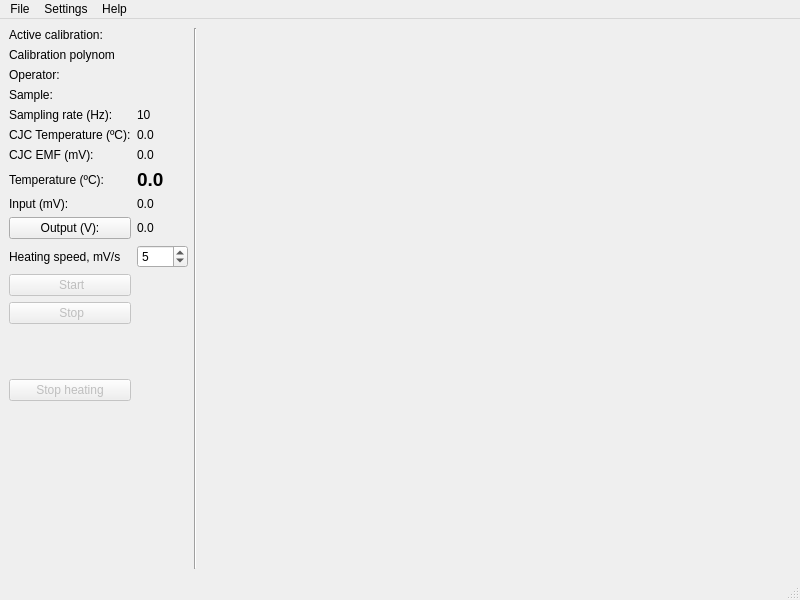
<?xml version="1.0" encoding="UTF-8"?>
<ui version="4.0">
 <class>MainWindow</class>
 <widget class="QMainWindow" name="MainWindow">
  <property name="geometry">
   <rect>
    <x>0</x>
    <y>0</y>
    <width>800</width>
    <height>600</height>
   </rect>
  </property>
  <property name="windowTitle">
   <string>vta-collection</string>
  </property>
  <property name="windowIcon">
   <iconset resource="resources.qrc">
    <normaloff>:/assets/icon.png</normaloff>:/assets/icon.png</iconset>
  </property>
  <widget class="QWidget" name="centralwidget">
   <layout class="QGridLayout" name="gridLayout" columnstretch="0,0,1">
    <item row="0" column="0">
     <layout class="QGridLayout" name="gridLayout_2">
      <item row="15" column="1">
       <spacer name="verticalSpacer">
        <property name="orientation">
         <enum>Qt::Orientation::Vertical</enum>
        </property>
        <property name="sizeHint" stdset="0">
         <size>
          <width>20</width>
          <height>40</height>
         </size>
        </property>
       </spacer>
      </item>
      <item row="2" column="0" colspan="2">
       <layout class="QHBoxLayout" name="calibration_layout">
        <item>
         <widget class="QLabel" name="label_active_calibration">
          <property name="text">
           <string>Active calibration:</string>
          </property>
         </widget>
        </item>
        <item>
         <widget class="QLabel" name="label_current_calibration"/>
        </item>
       </layout>
      </item>
      <item row="3" column="0" colspan="2">
       <widget class="QLabel" name="label_calibration">
        <property name="text">
         <string>Calibration polynom</string>
        </property>
       </widget>
      </item>
      <item row="4" column="0" colspan="2">
       <widget class="QLabel" name="label_operator">
        <property name="text">
         <string>Operator: </string>
        </property>
       </widget>
      </item>
      <item row="5" column="0" colspan="2">
       <widget class="QLabel" name="label_sample">
        <property name="text">
         <string>Sample:</string>
        </property>
       </widget>
      </item>
      <item row="6" column="0">
       <widget class="QLabel" name="label_2">
        <property name="text">
         <string>Sampling rate (Hz):</string>
        </property>
       </widget>
      </item>
      <item row="6" column="1">
       <widget class="QLabel" name="label_sampling_rate">
        <property name="text">
         <string>10</string>
        </property>
       </widget>
      </item>
      <item row="7" column="0">
       <widget class="QLabel" name="label_cjc_temp">
        <property name="text">
         <string>CJC Temperature (ºC):</string>
        </property>
       </widget>
      </item>
      <item row="7" column="1">
       <widget class="QLabel" name="label_cjc_temp_value">
        <property name="text">
         <string>0.0</string>
        </property>
       </widget>
      </item>
      <item row="8" column="0">
       <widget class="QLabel" name="label_cjc_emf">
        <property name="text">
         <string>CJC EMF (mV):</string>
        </property>
       </widget>
      </item>
      <item row="8" column="1">
       <widget class="QLabel" name="label_cjc_emf_value">
        <property name="text">
         <string>0.0</string>
        </property>
       </widget>
      </item>
      <item row="9" column="0">
       <widget class="QLabel" name="label_temp">
        <property name="text">
         <string>Temperature (ºC):</string>
        </property>
       </widget>
      </item>
      <item row="9" column="1">
       <widget class="QLabel" name="label_temp_value">
        <property name="font">
         <font>
          <pointsize>14</pointsize>
          <bold>true</bold>
         </font>
        </property>
        <property name="text">
         <string>0.0</string>
        </property>
       </widget>
      </item>
      <item row="10" column="0">
       <widget class="QLabel" name="label_3">
        <property name="text">
         <string>Input (mV):</string>
        </property>
       </widget>
      </item>
      <item row="10" column="1">
       <widget class="QLabel" name="label_input">
        <property name="text">
         <string>0.0</string>
        </property>
       </widget>
      </item>
      <item row="11" column="0">
       <widget class="QPushButton" name="btn_output_display">
        <property name="text">
         <string>Output (V):</string>
        </property>
       </widget>
      </item>
      <item row="11" column="1">
       <widget class="QLabel" name="label_output_value">
        <property name="text">
         <string>0.0</string>
        </property>
       </widget>
      </item>
      <item row="12" column="0">
       <widget class="QLabel" name="label">
        <property name="text">
         <string>Heating speed, mV/s</string>
        </property>
       </widget>
      </item>
      <item row="12" column="1">
       <widget class="QSpinBox" name="sb_speed">
        <property name="enabled">
         <bool>true</bool>
        </property>
        <property name="minimum">
         <number>-100</number>
        </property>
        <property name="maximum">
         <number>100</number>
        </property>
        <property name="value">
         <number>5</number>
        </property>
       </widget>
      </item>
      <item row="13" column="0">
       <widget class="QPushButton" name="btn_start">
        <property name="enabled">
         <bool>false</bool>
        </property>
        <property name="text">
         <string> Start</string>
        </property>
        <property name="icon">
         <iconset theme="QIcon::ThemeIcon::MediaPlaybackStart"/>
        </property>
       </widget>
      </item>
      <item row="14" column="0">
       <widget class="QPushButton" name="btn_stop">
        <property name="enabled">
         <bool>false</bool>
        </property>
        <property name="text">
         <string> Stop</string>
        </property>
        <property name="icon">
         <iconset theme="QIcon::ThemeIcon::MediaPlaybackStop"/>
        </property>
       </widget>
      </item>
      <item row="15" column="0">
       <widget class="QPushButton" name="btn_stop_heat">
        <property name="enabled">
         <bool>false</bool>
        </property>
        <property name="text">
         <string>Stop heating</string>
        </property>
        <property name="icon">
         <iconset theme="QIcon::ThemeIcon::DialogError"/>
        </property>
       </widget>
      </item>
      <item row="16" column="1">
       <spacer name="verticalSpacer1">
        <property name="orientation">
         <enum>Qt::Orientation::Vertical</enum>
        </property>
        <property name="sizeHint" stdset="0">
         <size>
          <width>20</width>
          <height>40</height>
         </size>
        </property>
       </spacer>
      </item>
     </layout>
    </item>
    <item row="0" column="2">
     <layout class="QVBoxLayout" name="plot_layout"/>
    </item>
    <item row="0" column="1">
     <widget class="Line" name="line">
      <property name="orientation">
       <enum>Qt::Orientation::Vertical</enum>
      </property>
     </widget>
    </item>
   </layout>
  </widget>
  <widget class="QMenuBar" name="menubar">
   <property name="geometry">
    <rect>
     <x>0</x>
     <y>0</y>
     <width>800</width>
     <height>33</height>
    </rect>
   </property>
   <widget class="QMenu" name="menu_file">
    <property name="title">
     <string>File</string>
    </property>
    <addaction name="action_new"/>
    <addaction name="action_save"/>
    <addaction name="action_close"/>
   </widget>
   <widget class="QMenu" name="menu_settings">
    <property name="title">
     <string>Settings</string>
    </property>
    <addaction name="action_config"/>
    <addaction name="action_manage_calibrations"/>
   </widget>
   <widget class="QMenu" name="menu_help">
    <property name="title">
     <string>Help</string>
    </property>
    <addaction name="action_about"/>
   </widget>
   <addaction name="menu_file"/>
   <addaction name="menu_settings"/>
   <addaction name="menu_help"/>
  </widget>
  <widget class="QStatusBar" name="statusbar"/>
  <action name="action_new">
   <property name="icon">
    <iconset theme="QIcon::ThemeIcon::DocumentNew"/>
   </property>
   <property name="text">
    <string>New</string>
   </property>
  </action>
  <action name="action_save">
   <property name="enabled">
    <bool>false</bool>
   </property>
   <property name="icon">
    <iconset theme="QIcon::ThemeIcon::DocumentSave"/>
   </property>
   <property name="text">
    <string>Save</string>
   </property>
  </action>
  <action name="action_close">
   <property name="enabled">
    <bool>false</bool>
   </property>
   <property name="icon">
    <iconset theme="QIcon::ThemeIcon::WindowClose"/>
   </property>
   <property name="text">
    <string>Close</string>
   </property>
  </action>
  <action name="action_about">
   <property name="icon">
    <iconset theme="QIcon::ThemeIcon::HelpAbout"/>
   </property>
   <property name="text">
    <string>About</string>
   </property>
  </action>
  <action name="action_config">
   <property name="icon">
    <iconset theme="QIcon::ThemeIcon::DocumentProperties"/>
   </property>
   <property name="text">
    <string>Configuration</string>
   </property>
  </action>
  <action name="action_manage_calibrations">
   <property name="icon">
    <iconset theme="QIcon::ThemeIcon::DocumentProperties"/>
   </property>
   <property name="text">
    <string>Manage Calibrations</string>
   </property>
  </action>
 </widget>
 <resources>
  <include location="resources.qrc"/>
 </resources>
 <connections/>
</ui>
